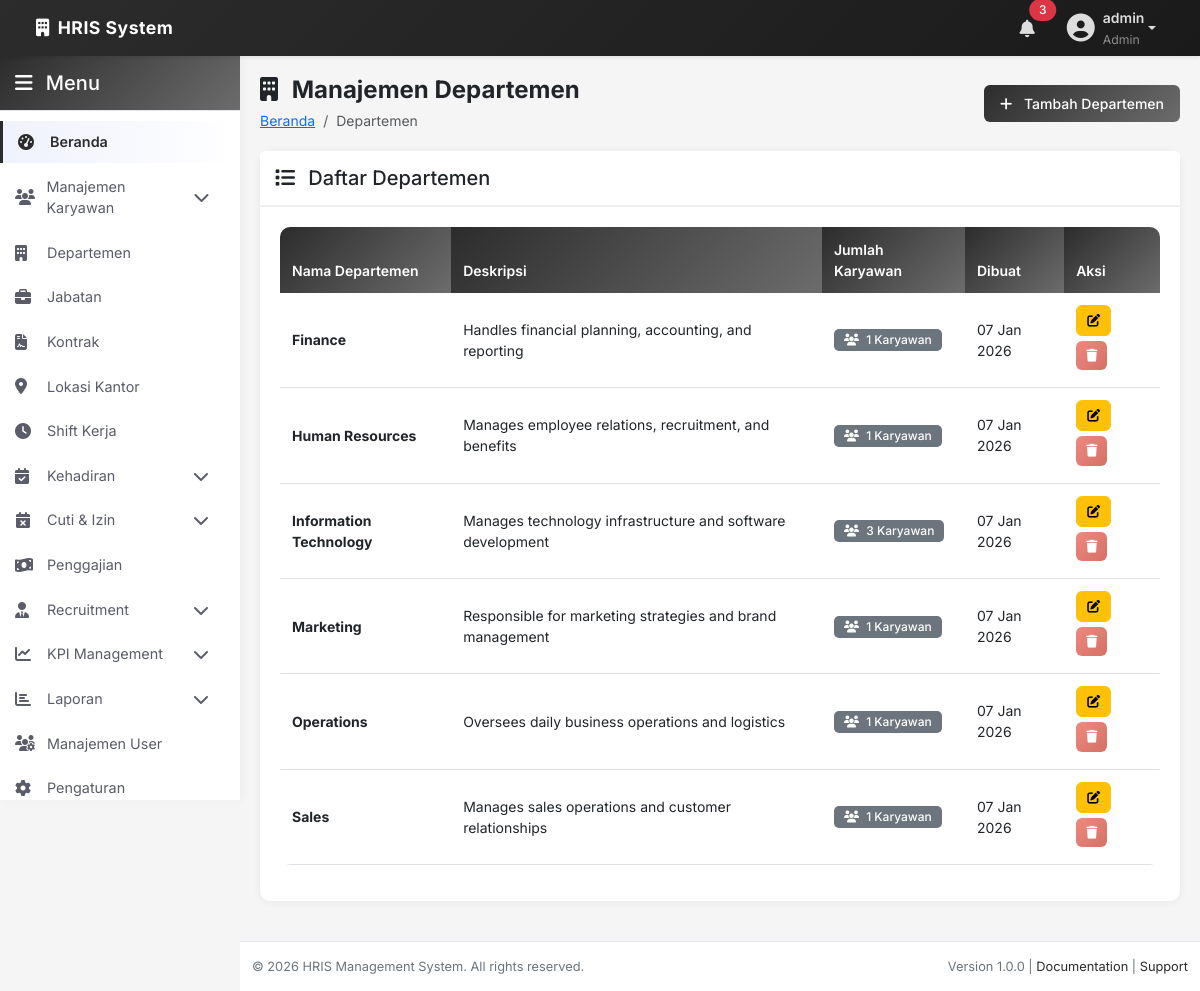
The app's page /admin/departments/index.php (signed in) with its own data.
### tables this page shows
CREATE TABLE `departments` (
  `id` int(11) NOT NULL,
  `department_name` varchar(100) NOT NULL,
  `department_code` varchar(20) NOT NULL,
  `description` text DEFAULT NULL,
  `created_at` timestamp NOT NULL DEFAULT current_timestamp(),
  `updated_at` timestamp NOT NULL DEFAULT current_timestamp() ON UPDATE current_timestamp()
);

### includes/functions.php (called while the page is built, shortened)
<?php
function formatDate($date, $format = 'd M Y') {
    return date($format, strtotime($date));
}

### admin/departments/index.php (the view, shortened to what this page needs)
<?php
include __DIR__ . '/../includes/header.php';
include __DIR__ . '/../includes/sidebar.php';
try {
    $stmt = $pdo->query("SELECT d.*,
                         (SELECT COUNT(*) FROM employees e WHERE e.department_id = d.id) as employee_count
                         FROM departments d
                         ORDER BY d.department_name ASC");
    $departments = $stmt->fetchAll();
} catch (PDOException $e) {
    error_log("Error fetching departments: " . $e->getMessage());
    $departments = [];
}
?>
<div class="page-header">
    <div class="row align-items-center">
        <div class="col-md-6">
            <h1><i class="fas fa-building me-2"></i> Manajemen Departemen</h1>
            <nav aria-label="breadcrumb">
                <ol class="breadcrumb">
                    <li class="breadcrumb-item"><a href="/hrm/admin/index.php">Beranda</a></li>
                    <li class="breadcrumb-item active">Departemen</li>
                </ol>
            </nav>
        </div>
        <div class="col-md-6 text-md-end">
            <button type="button" class="btn btn-primary" data-bs-toggle="modal" data-bs-target="#addDepartmentModal">
                <i class="fas fa-plus me-2"></i> Tambah Departemen
            </button>
        </div>
    </div>
</div>
<div class="row">
    <div class="col-12">
        <div class="card fade-in">
            <div class="card-header">
                <h5 class="mb-0">
                    <i class="fas fa-list me-2"></i> Daftar Departemen
                </h5>
            </div>
            <div class="card-body">
                <div class="table-responsive">
                    <table id="departmentsTable" class="table table-hover">
                        <thead>
                            <tr>
                                <th>Nama Departemen</th>
                                <th>Deskripsi</th>
                                <th>Jumlah Karyawan</th>
                                <th>Dibuat</th>
                                <th>Aksi</th>
                            </tr>
                        </thead>
                        <tbody>
                            <?php foreach ($departments as $dept): ?>
                                <tr>
                                    <td>
                                        <strong><?php echo htmlspecialchars($dept['department_name']); ?></strong>
                                    </td>
                                    <td><?php echo htmlspecialchars($dept['description'] ?? '-'); ?></td>
                                    <td>
                                        <span class="badge bg-secondary">
                                            <i class="fas fa-users me-1"></i>
                                            <?php echo $dept['employee_count']; ?> Karyawan
                                        </span>
                                    </td>
                                    <td><?php echo formatDate($dept['created_at'], 'd M Y'); ?></td>
                                    <td>
                                        <div class="action-buttons">
                                            <button onclick="editDepartment(<?php echo $dept['id']; ?>, '<?php echo htmlspecialchars($dept['department_name'], ENT_QUOTES); ?>', '<?php echo htmlspecialchars($dept['description'] ?? '', ENT_QUOTES); ?>')"
                                                    class="btn btn-sm btn-warning" data-bs-toggle="tooltip" title="Edit">
                                                <i class="fas fa-edit"></i>
                                            </button>
                                            <button onclick="confirmDelete('/hrm/admin/departments/delete.php?id=<?php echo $dept['id']; ?>', 'Hapus Departemen?', 'Departemen <?php echo htmlspecialchars($dept['department_name']); ?> akan dihapus. Karyawan di departemen ini akan menjadi tanpa departemen.')"
                                                    class="btn btn-sm btn-danger" data-bs-toggle="tooltip" title="Hapus"
                                                    <?php echo ($dept['employee_count'] > 0) ? 'disabled' : ''; ?>>
                                                <i class="fas fa-trash"></i>
                                            </button>
                                        </div>
                                    </td>
                                </tr>
                            <?php endforeach; ?>
                        </tbody>
                    </table>
                </div>
            </div>
        </div>
    </div>
</div>
<?php include __DIR__ . '/../includes/footer.php'; ?>

### assets/css/style.css (style rules this page uses)
:root { --primary-color: #2c2c2c; --primary-dark: #1a1a1a; --primary-light: #404040; --secondary-color: #6c6c6c; --success-color: #4a4a4a; --danger-color: #3a3a3a; --warning-color: #5a5a5a; --info-color: #505050; --light-bg: #f8f9fa; --dark-bg: #2c2c2c; --border-color: #dee2e6; --text-primary: #212529; --text-secondary: #6c757d; --text-muted: #adb5bd; --sidebar-width: 240px; --navbar-height: 56px; --transition: all 0.3s ease; }
* { margin: 0; padding: 0; box-sizing: border-box; }
body { font-family: 'Inter', 'Segoe UI', Tahoma, Geneva, Verdana, sans-serif; background-color: #f5f5f5; color: var(--text-primary); font-size: 0.875rem; line-height: 1.5; }
.page-header { margin-bottom: 20px; }
.page-header h1 { font-size: 1.5rem; font-weight: 700; color: var(--dark-color); margin-bottom: 5px; }
.breadcrumb { background: transparent; padding: 0; margin: 0; }
.card { border: none; border-radius: 10px; box-shadow: 0 1px 8px rgba(0, 0, 0, 0.06); margin-bottom: 20px; transition: transform 0.3s ease, box-shadow 0.3s ease; }
.card-header { background-color: white; border-bottom: 2px solid #f0f0f0; padding: 15px; font-weight: 600; font-size: 1rem; }
.card-body { padding: 20px; }
.btn { border-radius: 6px; padding: 8px 16px; font-weight: 500; font-size: 0.875rem; transition: all 0.3s ease; }
.btn-primary { background: linear-gradient(135deg, var(--primary-color), var(--secondary-color)); border: none; }
.btn-danger { background: linear-gradient(135deg, #e74a3b, #be2617); border: none; }
.btn-sm { padding: 5px 10px; font-size: 0.8rem; }
.table { background: white; border-radius: 10px; overflow: hidden; font-size: 0.875rem; }
.table thead th { background: linear-gradient(135deg, var(--primary-color), var(--secondary-color)); color: white; font-weight: 600; border: none; padding: 12px; font-size: 0.875rem; }
.table tbody td { padding: 12px; vertical-align: middle; }
.table tbody tr { transition: background-color 0.2s ease; }
.badge { padding: 5px 10px; border-radius: 5px; font-weight: 500; font-size: 0.75rem; }
.fade-in { animation: fadeIn 0.5s ease-out; }
.action-buttons .btn { margin-right: 5px; margin-bottom: 5px; }

### records on screen
departments: department_name "Finance", description "Handles financial planning, accounting, and reporting", employee_count "1", created_at "07 Jan 2026"
departments: department_name "Human Resources", description "Manages employee relations, recruitment, and benefits", employee_count "1", created_at "07 Jan 2026"
departments: department_name "Information Technology", description "Manages technology infrastructure and software development", employee_count "3", created_at "07 Jan 2026"
departments: department_name "Marketing", description "Responsible for marketing strategies and brand management", employee_count "1", created_at "07 Jan 2026"
departments: department_name "Operations", description "Oversees daily business operations and logistics", employee_count "1", created_at "07 Jan 2026"
departments: department_name "Sales", description "Manages sales operations and customer relationships", employee_count "1", created_at "07 Jan 2026"

### other values on screen
$_SESSION['username'] "admin"
$_SESSION['role'] "Admin"
